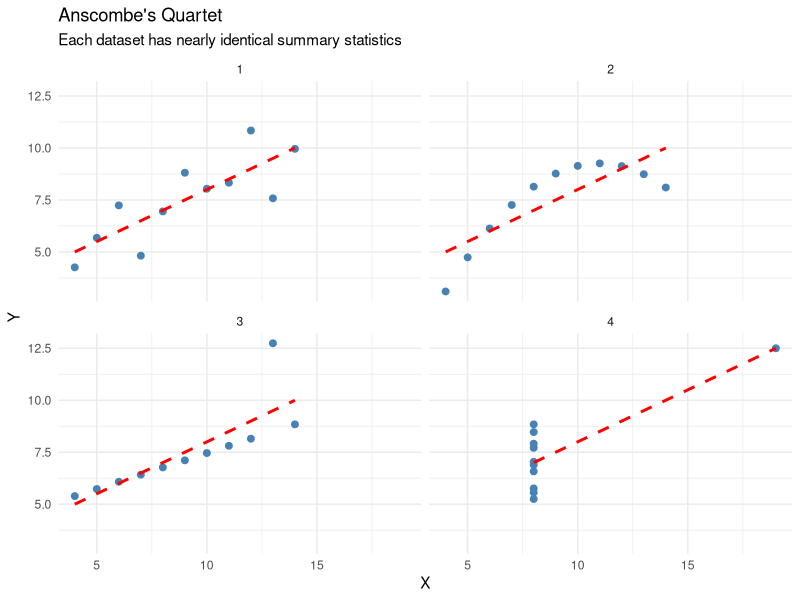

This figure's R source:
## ---- chunk 1
# Load necessary libraries
library(ggplot2)
library(dplyr)
library(tidyr)
## ---- chunk 2
# Load the dataset
data(anscombe)
## ---- chunk 3
# Convert the data into a tidy format for ggplot
anscombe_tidy <- anscombe %>%
  pivot_longer(everything(), names_to = c(".value", "set"), names_pattern = "(.)(.)")
## ---- chunk 4
# Plot the four datasets
ggplot(anscombe_tidy, aes(x = x, y = y)) +
  geom_point(color = "steelblue", size = 2) +
  geom_smooth(method = "lm", se = FALSE, color = "red", linetype = "dashed") +
  facet_wrap(~set) +
  theme_minimal() +
  labs(title = "Anscombe's Quartet",
       subtitle = "Each dataset has nearly identical summary statistics",
       x = "X",
       y = "Y")

